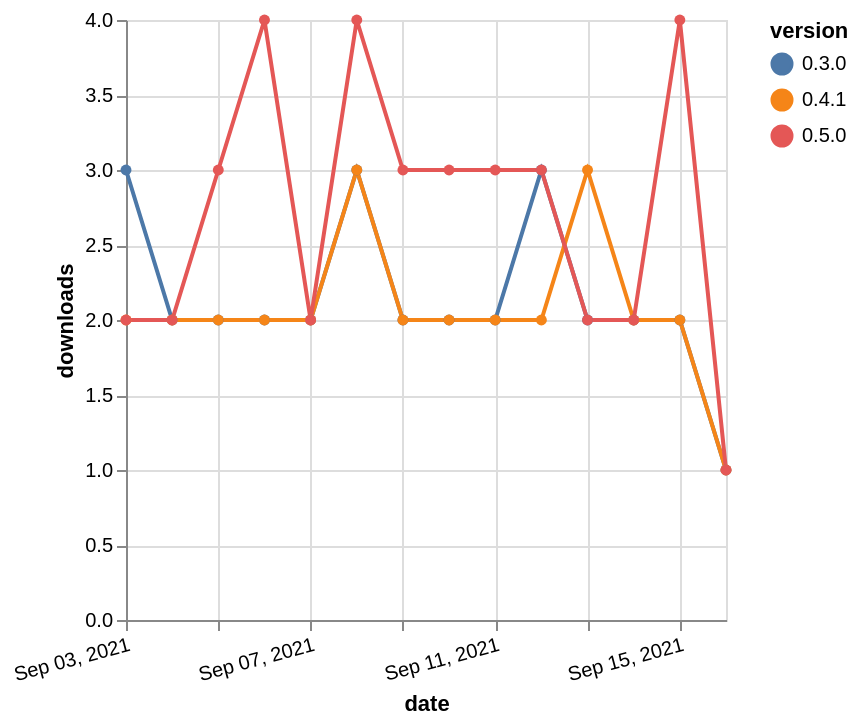

Write a Vega-Lite specification for this figure.
### Vega-Lite specification from a JSON file in a GitHub repository (floating-point values rounded to 4 significant figures)
{"$schema": "https://vega.github.io/schema/vega-lite/v5.json", "description": "A simple bar chart with embedded data.", "data": {"values": [{"date": "2021-09-03", "total": 1845, "delta": 3, "version": "0.3.0"}, {"date": "2021-09-04", "total": 1847, "delta": 2, "version": "0.3.0"}, {"date": "2021-09-05", "total": 1849, "delta": 2, "version": "0.3.0"}, {"date": "2021-09-06", "total": 1851, "delta": 2, "version": "0.3.0"}, {"date": "2021-09-07", "total": 1853, "delta": 2, "version": "0.3.0"}, {"date": "2021-09-08", "total": 1856, "delta": 3, "version": "0.3.0"}, {"date": "2021-09-09", "total": 1858, "delta": 2, "version": "0.3.0"}, {"date": "2021-09-10", "total": 1860, "delta": 2, "version": "0.3.0"}, {"date": "2021-09-11", "total": 1862, "delta": 2, "version": "0.3.0"}, {"date": "2021-09-12", "total": 1865, "delta": 3, "version": "0.3.0"}, {"date": "2021-09-13", "total": 1867, "delta": 2, "version": "0.3.0"}, {"date": "2021-09-14", "total": 1869, "delta": 2, "version": "0.3.0"}, {"date": "2021-09-15", "total": 1871, "delta": 2, "version": "0.3.0"}, {"date": "2021-09-16", "total": 1872, "delta": 1, "version": "0.3.0"}, {"date": "2021-09-03", "total": 1716, "delta": 2, "version": "0.4.1"}, {"date": "2021-09-04", "total": 1718, "delta": 2, "version": "0.4.1"}, {"date": "2021-09-05", "total": 1720, "delta": 2, "version": "0.4.1"}, {"date": "2021-09-06", "total": 1722, "delta": 2, "version": "0.4.1"}, {"date": "2021-09-07", "total": 1724, "delta": 2, "version": "0.4.1"}, {"date": "2021-09-08", "total": 1727, "delta": 3, "version": "0.4.1"}, {"date": "2021-09-09", "total": 1729, "delta": 2, "version": "0.4.1"}, {"date": "2021-09-10", "total": 1731, "delta": 2, "version": "0.4.1"}, {"date": "2021-09-11", "total": 1733, "delta": 2, "version": "0.4.1"}, {"date": "2021-09-12", "total": 1735, "delta": 2, "version": "0.4.1"}, {"date": "2021-09-13", "total": 1738, "delta": 3, "version": "0.4.1"}, {"date": "2021-09-14", "total": 1740, "delta": 2, "version": "0.4.1"}, {"date": "2021-09-15", "total": 1742, "delta": 2, "version": "0.4.1"}, {"date": "2021-09-16", "total": 1743, "delta": 1, "version": "0.4.1"}, {"date": "2021-09-03", "total": 1749, "delta": 2, "version": "0.5.0"}, {"date": "2021-09-04", "total": 1751, "delta": 2, "version": "0.5.0"}, {"date": "2021-09-05", "total": 1754, "delta": 3, "version": "0.5.0"}, {"date": "2021-09-06", "total": 1758, "delta": 4, "version": "0.5.0"}, {"date": "2021-09-07", "total": 1760, "delta": 2, "version": "0.5.0"}, {"date": "2021-09-08", "total": 1764, "delta": 4, "version": "0.5.0"}, {"date": "2021-09-09", "total": 1767, "delta": 3, "version": "0.5.0"}, {"date": "2021-09-10", "total": 1770, "delta": 3, "version": "0.5.0"}, {"date": "2021-09-11", "total": 1773, "delta": 3, "version": "0.5.0"}, {"date": "2021-09-12", "total": 1776, "delta": 3, "version": "0.5.0"}, {"date": "2021-09-13", "total": 1778, "delta": 2, "version": "0.5.0"}, {"date": "2021-09-14", "total": 1780, "delta": 2, "version": "0.5.0"}, {"date": "2021-09-15", "total": 1784, "delta": 4, "version": "0.5.0"}, {"date": "2021-09-16", "total": 1785, "delta": 1, "version": "0.5.0"}]}, "width": "container", "mark": {"type": "line", "point": {"filled": true}}, "encoding": {"x": {"field": "date", "type": "temporal", "timeUnit": "yearmonthdate", "title": "date", "axis": {"labelAngle": -15}}, "y": {"field": "delta", "type": "quantitative", "title": "downloads"}, "color": {"field": "version", "type": "nominal"}, "tooltip": {"field": "delta"}}}
